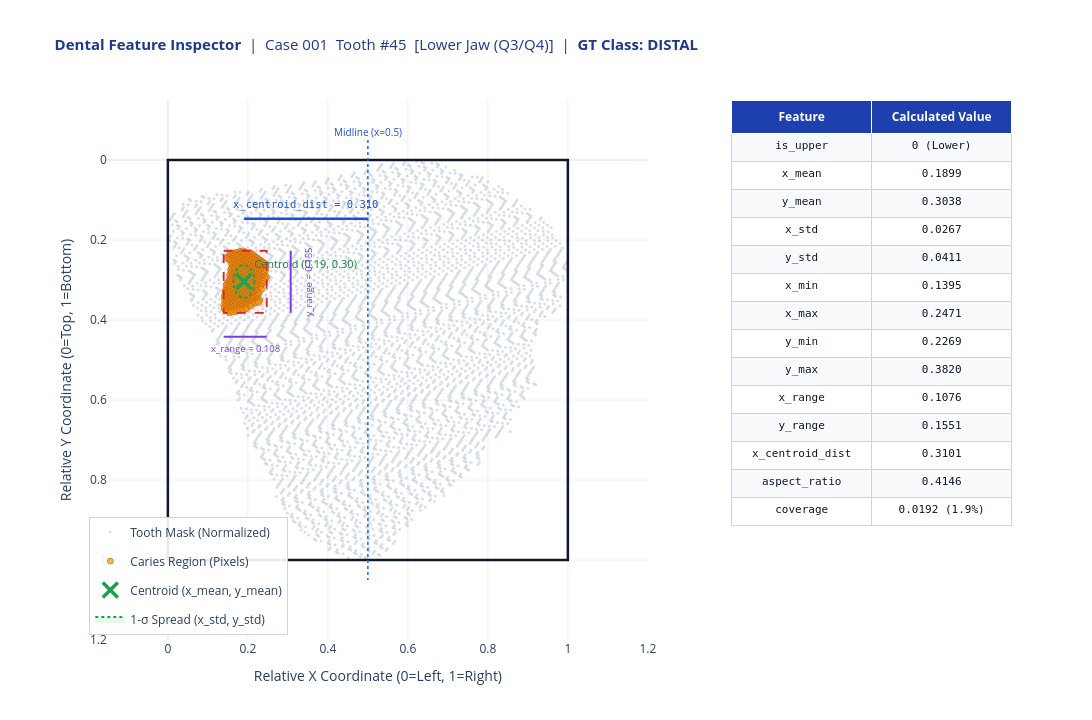

The notebook cell this image was saved under:
### Markdown cell above
# Interactive Feature Visualization (Plotly)
Interactive Jupyter visualization for debugging the feature extraction pipeline.  
Supports zoom, pan, hover, and point selection.  
Uses the same real segmentation data loaded by `visualize_feature_engineering_demo` above.

### Code cell
import plotly.graph_objects as go
from plotly.subplots import make_subplots

def visualize_feature_engineering_interactive(demo_case_id=1, demo_tooth_idx=0):
    """
    Interactive Plotly feature inspector for dental caries surface classification.
    Explicitly renders all 13 features with zoom, pan, hover, legend groups, and side table.
    """
    seg_data = _load_seg_case(demo_case_id)
    caries_data = _load_caries_case(demo_case_id)
    if seg_data is None or caries_data is None:
        print(f'[SKIP] Case {demo_case_id}: missing data.'); return

    caries_teeth = [
        t for t in caries_data.get('teeth_caries_data', [])
        if t.get('has_caries') and len(t.get('caries_coordinates', [])) > 0
    ]
    if not caries_teeth:
        print(f'[SKIP] Case {demo_case_id}: no caries teeth.'); return

    idx = min(demo_tooth_idx, len(caries_teeth) - 1)
    tooth_info = caries_teeth[idx]
    tooth_id = str(tooth_info['tooth_id'])
    caries_pts_raw = np.array(tooth_info['caries_coordinates'], dtype=np.float64)

    seg_map = build_seg_map(seg_data)
    tooth_pts_raw = np.array(seg_map.get(tooth_id, []), dtype=np.float64)
    if len(tooth_pts_raw) < 10:
        print(f'[SKIP] Tooth {tooth_id}: too few points.'); return

    gt_folder = GT_ROOT / f'case {demo_case_id}'
    gt_surface = 'N/A'
    if gt_folder.exists():
        gt_list = parse_case_ground_truth(gt_folder)
        gt_lookup = {str(g['tooth']): g['surface'] for g in gt_list}
        gt_surface = gt_lookup.get(tooth_id, 'N/A')

    caries_clean = remove_small_clusters(caries_pts_raw)
    center, angle, clamped = perform_pca(tooth_pts_raw, tooth_id)
    tooth_rot = rotate(tooth_pts_raw, center, angle)
    caries_rot = rotate(caries_clean, center, angle)

    bbox_x, bbox_y, w, h = get_bbox(tooth_rot)
    if w <= 0 or h <= 0: return

    tx_rel = np.clip((tooth_rot[:, 0] - bbox_x) / w, 0.0, 1.0)
    ty_rel = np.clip((tooth_rot[:, 1] - bbox_y) / h, 0.0, 1.0)
    x_rel = np.clip((caries_rot[:, 0] - bbox_x) / w, 0.0, 1.0)
    y_rel = np.clip((caries_rot[:, 1] - bbox_y) / h, 0.0, 1.0)

    f = {
        'is_upper':        1 if int(tooth_id[0]) in [1, 2] else 0,
        'x_mean':          float(np.mean(x_rel)),
        'y_mean':          float(np.mean(y_rel)),
        'x_std':           float(np.std(x_rel)),
        'y_std':           float(np.std(y_rel)),
        'x_min':           float(np.min(x_rel)),
        'x_max':           float(np.max(x_rel)),
        'y_min':           float(np.min(y_rel)),
        'y_max':           float(np.max(y_rel)),
        'x_range':         float(np.max(x_rel) - np.min(x_rel)),
        'y_range':         float(np.max(y_rel) - np.min(y_rel)),
        'x_centroid_dist': float(abs(np.mean(x_rel) - 0.5)),
        'aspect_ratio':    float(w / h),
        'coverage':        float(len(caries_clean) / (len(tooth_pts_raw) + 1e-6)),
    }

    jaw_str = 'Upper Jaw (Q1/Q2)' if f['is_upper'] == 1 else 'Lower Jaw (Q3/Q4)'
    fig = make_subplots(
        rows=1, cols=2, column_widths=[0.68, 0.32],
        specs=[[{'type': 'scatter'}, {'type': 'table'}]],
        horizontal_spacing=0.06,
    )

    st = max(1, len(tx_rel) // 4000)
    tx_sub, ty_sub = tx_rel[::st], ty_rel[::st]
    fig.add_trace(go.Scatter(
        x=tx_sub, y=ty_sub, mode='markers',
        marker=dict(size=3, color='rgba(148, 163, 184, 0.35)', line=dict(width=0)),
        name='Tooth Mask (Normalized)', legendgroup='Tooth',
        hovertemplate='Tooth Pixel<br>X: %{x:.4f}<br>Y: %{y:.4f}<br>Idx: %{text}<extra></extra>',
        text=[f'#{i*st}' for i in range(len(tx_sub))],
    ), row=1, col=1)

    fig.add_trace(go.Scatter(
        x=x_rel, y=y_rel, mode='markers',
        marker=dict(size=6, color='rgba(245, 158, 11, 0.75)', line=dict(width=0.6, color='rgba(180, 83, 9, 0.9)')),
        name='Caries Region (Pixels)', legendgroup='Caries',
        hovertemplate='Caries Pixel<br>X: %{x:.4f}<br>Y: %{y:.4f}<br>Idx: %{text}<extra></extra>',
        text=[f'#{i}' for i in range(len(x_rel))],
    ), row=1, col=1)

    fig.add_shape(type='rect', x0=0, y0=0, x1=1, y1=1, line=dict(color='#0f172a', width=2.5), row=1, col=1)
    fig.add_shape(type='rect', x0=f['x_min'], y0=f['y_min'], x1=f['x_max'], y1=f['y_max'],
                  line=dict(color='#dc2626', width=1.8, dash='dash'), fillcolor='rgba(239, 68, 68, 0.06)', row=1, col=1)

    fig.add_trace(go.Scatter(
        x=[f['x_mean']], y=[f['y_mean']], mode='markers+text',
        marker=dict(size=15, color='#16a34a', symbol='x-thin', line=dict(width=3.5, color='#16a34a')),
        name='Centroid (x_mean, y_mean)', legendgroup='Centroid',
        text=[f"Centroid ({f['x_mean']:.2f}, {f['y_mean']:.2f})"],
        textposition='top right', textfont=dict(size=11, color='#15803d'),
        hovertemplate=f"<b>CENTROID</b><br>x_mean: {f['x_mean']:.4f}<br>y_mean: {f['y_mean']:.4f}<extra></extra>",
    ), row=1, col=1)

    theta = np.linspace(0, 2 * np.pi, 80)
    ell_x = f['x_mean'] + f['x_std'] * np.cos(theta)
    ell_y = f['y_mean'] + f['y_std'] * np.sin(theta)
    fig.add_trace(go.Scatter(
        x=ell_x, y=ell_y, mode='lines',
        line=dict(color='#16a34a', width=2, dash='dot'), fill='toself', fillcolor='rgba(34, 197, 94, 0.12)',
        name='1-σ Spread (x_std, y_std)', legendgroup='Spread',
        hovertemplate=f"<b>1-STD DISPERSION</b><br>x_std: {f['x_std']:.4f}<br>y_std: {f['y_std']:.4f}<extra></extra>",
    ), row=1, col=1)

    fig.add_shape(type='line', x0=0.5, y0=-0.05, x1=0.5, y1=1.05, line=dict(color='#2563eb', width=1.5, dash='dot'), row=1, col=1)
    fig.add_annotation(x=0.5, y=-0.07, text='Midline (x=0.5)', showarrow=False, font=dict(size=10, color='#1d4ed8'), row=1, col=1)

    y_cd = max(f['y_min'] - 0.08, 0.03)
    fig.add_shape(type='line', x0=0.5, y0=y_cd, x1=f['x_mean'], y1=y_cd, line=dict(color='#1d4ed8', width=2.5), row=1, col=1)
    fig.add_annotation(x=(0.5 + f['x_mean']) / 2, y=y_cd - 0.035, text=f"x_centroid_dist = {f['x_centroid_dist']:.3f}",
                       showarrow=False, font=dict(size=10.5, color='#1d4ed8', family='monospace'), row=1, col=1)

    y_rng = min(f['y_max'] + 0.06, 1.06)
    fig.add_shape(type='line', x0=f['x_min'], y0=y_rng, x1=f['x_max'], y1=y_rng, line=dict(color='#7c3aed', width=2), row=1, col=1)
    fig.add_annotation(x=(f['x_min'] + f['x_max']) / 2, y=y_rng + 0.03, text=f"x_range = {f['x_range']:.3f}",
                       showarrow=False, font=dict(size=9.5, color='#7c3aed'), row=1, col=1)

    x_rng = min(f['x_max'] + 0.06, 1.06)
    fig.add_shape(type='line', x0=x_rng, y0=f['y_min'], x1=x_rng, y1=f['y_max'], line=dict(color='#7c3aed', width=2), row=1, col=1)
    fig.add_annotation(x=x_rng + 0.045, y=(f['y_min'] + f['y_max']) / 2, text=f"y_range = {f['y_range']:.3f}",
                       showarrow=False, font=dict(size=9.5, color='#7c3aed'), textangle=-90, row=1, col=1)

    feat_names = list(f.keys())
    feat_vals = [f"{f['is_upper']} ({'Upper' if f['is_upper'] else 'Lower'})" if k == 'is_upper' else f"{f[k]:.4f} ({f[k]*100:.1f}%)" if k == 'coverage' else f"{f[k]:.4f}" for k in feat_names]
    fig.add_trace(go.Table(
        header=dict(values=['<b>Feature</b>', '<b>Calculated Value</b>'], fill_color='#1e40af', font=dict(color='white', size=12), align='center', height=32),
        cells=dict(values=[feat_names, feat_vals], fill_color=[['#f8fafc' if i % 2 == 0 else 'white' for i in range(len(feat_names))]],
                   font=dict(size=11, family='Consolas, monospace', color='#0f172a'), align='center', height=28, line=dict(color='#cbd5e1', width=1)),
    ), row=1, col=2)

    fig.update_layout(
        title=dict(text=f'<b>Dental Feature Inspector</b>  |  Case {demo_case_id:03d}  Tooth #{tooth_id}  [{jaw_str}]  |  <b>GT Class: {gt_surface.upper()}</b>',
                   font=dict(size=15, color='#1e3a8a')),
        height=720, width=1280, template='plotly_white',
        legend=dict(x=0.01, y=0.01, bgcolor='rgba(255,255,255,0.9)', bordercolor='#cbd5e1', borderwidth=1), dragmode='zoom',
    )
    fig.update_xaxes(title_text='Relative X Coordinate (0=Left, 1=Right)', range=[-0.15, 1.20], constrain='domain', row=1, col=1)
    fig.update_yaxes(title_text='Relative Y Coordinate (0=Top, 1=Bottom)', range=[1.20, -0.15], constrain='domain', scaleanchor='x', scaleratio=1, row=1, col=1)
    fig.show()

visualize_feature_engineering_interactive(demo_case_id=1, demo_tooth_idx=0)

### Figure 1 — Plotly figure (JSON) as saved in the notebook; plotly's stock layout.template omitted (floating-point values rounded to 4 significant figures; data arrays with more than 128 entries replaced by an {"elided": "..."} marker saying what was removed)
{"data": [{"hovertemplate": "Tooth Pixel<br>X: %{x:.4f}<br>Y: %{y:.4f}<br>Idx: %{text}<extra></extra>", "legendgroup": "Tooth", "marker": {"color": "rgba(148, 163, 184, 0.35)", "line": {"width": 0}, "size": 3}, "mode": "markers", "name": "Tooth Mask (Normalized)", "text": {"elided": "4604 str values"}, "type": "scatter", "x": {"elided": "4604 float values"}, "xaxis": "x", "y": {"elided": "4604 float values"}, "yaxis": "y"}, {"hovertemplate": "Caries Pixel<br>X: %{x:.4f}<br>Y: %{y:.4f}<br>Idx: %{text}<extra></extra>", "legendgroup": "Caries", "marker": {"color": "rgba(245, 158, 11, 0.75)", "line": {"color": "rgba(180, 83, 9, 0.9)", "width": 0.6}, "size": 6}, "mode": "markers", "name": "Caries Region (Pixels)", "text": {"elided": "354 str values"}, "type": "scatter", "x": {"elided": "354 float values"}, "xaxis": "x", "y": {"elided": "354 float values"}, "yaxis": "y"}, {"hovertemplate": "<b>CENTROID</b><br>x_mean: 0.1899<br>y_mean: 0.3038<extra></extra>", "legendgroup": "Centroid", "marker": {"color": "#16a34a", "line": {"color": "#16a34a", "width": 3.5}, "size": 15, "symbol": "x-thin"}, "mode": "markers+text", "name": "Centroid (x_mean, y_mean)", "text": ["Centroid (0.19, 0.30)"], "textfont": {"color": "#15803d", "size": 11}, "textposition": "top right", "type": "scatter", "x": [0.1899], "xaxis": "x", "y": [0.3038], "yaxis": "y"}, {"fill": "toself", "fillcolor": "rgba(34, 197, 94, 0.12)", "hovertemplate": "<b>1-STD DISPERSION</b><br>x_std: 0.0267<br>y_std: 0.0411<extra></extra>", "legendgroup": "Spread", "line": {"color": "#16a34a", "dash": "dot", "width": 2}, "mode": "lines", "name": "1-σ Spread (x_std, y_std)", "type": "scatter", "x": [0.2166, 0.2166, 0.2163, 0.2159, 0.2153, 0.2146, 0.2137, 0.2126, 0.2114, 0.2101, 0.2086, 0.2071, 0.2054, 0.2036, 0.2017, 0.1998, 0.1978, 0.1957, 0.1937, 0.1915, 0.1894, 0.1873, 0.1852, 0.1831, 0.1811, 0.1791, 0.1772, 0.1754, 0.1737, 0.172, 0.1705, 0.1691, 0.1679, 0.1667, 0.1658, 0.1649, 0.1643, 0.1638, 0.1634, 0.1633, 0.1633, 0.1634, 0.1638, 0.1643, 0.1649, 0.1658, 0.1667, 0.1679, 0.1691, 0.1705, 0.172, 0.1737, 0.1754, 0.1772, 0.1791, 0.1811, 0.1831, 0.1852, 0.1873, 0.1894, 0.1915, 0.1937, 0.1957, 0.1978, 0.1998, 0.2017, 0.2036, 0.2054, 0.2071, 0.2086, 0.2101, 0.2114, 0.2126, 0.2137, 0.2146, 0.2153, 0.2159, 0.2163, 0.2166, 0.2166], "xaxis": "x", "y": [0.3038, 0.3071, 0.3103, 0.3135, 0.3167, 0.3197, 0.3227, 0.3255, 0.3282, 0.3308, 0.3332, 0.3354, 0.3374, 0.3391, 0.3407, 0.342, 0.3431, 0.3439, 0.3445, 0.3449, 0.3449, 0.3447, 0.3443, 0.3436, 0.3426, 0.3414, 0.34, 0.3383, 0.3364, 0.3343, 0.332, 0.3295, 0.3269, 0.3241, 0.3212, 0.3182, 0.3151, 0.3119, 0.3087, 0.3054, 0.3022, 0.2989, 0.2957, 0.2925, 0.2894, 0.2864, 0.2835, 0.2807, 0.2781, 0.2756, 0.2733, 0.2712, 0.2693, 0.2676, 0.2662, 0.265, 0.264, 0.2633, 0.2629, 0.2627, 0.2627, 0.2631, 0.2636, 0.2645, 0.2656, 0.2669, 0.2684, 0.2702, 0.2722, 0.2744, 0.2768, 0.2794, 0.2821, 0.2849, 0.2879, 0.2909, 0.2941, 0.2973, 0.3005, 0.3038], "yaxis": "y"}, {"cells": {"align": "center", "fill": {"color": [["#f8fafc", "white", "#f8fafc", "white", "#f8fafc", "white", "#f8fafc", "white", "#f8fafc", "white", "#f8fafc", "white", "#f8fafc", "white"]]}, "font": {"color": "#0f172a", "family": "Consolas, monospace", "size": 11}, "height": 28, "line": {"color": "#cbd5e1", "width": 1}, "values": [["is_upper", "x_mean", "y_mean", "x_std", "y_std", "x_min", "x_max", "y_min", "y_max", "x_range", "y_range", "x_centroid_dist", "aspect_ratio", "coverage"], ["0 (Lower)", "0.1899", "0.3038", "0.0267", "0.0411", "0.1395", "0.2471", "0.2269", "0.3820", "0.1076", "0.1551", "0.3101", "0.4146", "0.0192 (1.9%)"]]}, "domain": {"x": [0.6992, 1], "y": [0, 1]}, "header": {"align": "center", "fill": {"color": "#1e40af"}, "font": {"color": "white", "size": 12}, "height": 32, "values": ["<b>Feature</b>", "<b>Calculated Value</b>"]}, "type": "table"}], "layout": {"annotations": [{"font": {"color": "#1d4ed8", "size": 10}, "showarrow": false, "text": "Midline (x=0.5)", "x": 0.5, "xref": "x", "y": -0.07, "yref": "y"}, {"font": {"color": "#1d4ed8", "family": "monospace", "size": 10.5}, "showarrow": false, "text": "x_centroid_dist = 0.310", "x": 0.345, "xref": "x", "y": 0.1119, "yref": "y"}, {"font": {"color": "#7c3aed", "size": 9.5}, "showarrow": false, "text": "x_range = 0.108", "x": 0.1933, "xref": "x", "y": 0.472, "yref": "y"}, {"font": {"color": "#7c3aed", "size": 9.5}, "showarrow": false, "text": "y_range = 0.155", "textangle": -90, "x": 0.3521, "xref": "x", "y": 0.3044, "yref": "y"}], "dragmode": "zoom", "height": 720, "legend": {"bgcolor": "rgba(255,255,255,0.9)", "bordercolor": "#cbd5e1", "borderwidth": 1, "x": 0.01, "y": 0.01}, "shapes": [{"line": {"color": "#0f172a", "width": 2.5}, "type": "rect", "x0": 0, "x1": 1, "xref": "x", "y0": 0, "y1": 1, "yref": "y"}, {"fillcolor": "rgba(239, 68, 68, 0.06)", "line": {"color": "#dc2626", "dash": "dash", "width": 1.8}, "type": "rect", "x0": 0.1395, "x1": 0.2471, "xref": "x", "y0": 0.2269, "y1": 0.382, "yref": "y"}, {"line": {"color": "#2563eb", "dash": "dot", "width": 1.5}, "type": "line", "x0": 0.5, "x1": 0.5, "xref": "x", "y0": -0.05, "y1": 1.05, "yref": "y"}, {"line": {"color": "#1d4ed8", "width": 2.5}, "type": "line", "x0": 0.5, "x1": 0.1899, "xref": "x", "y0": 0.1469, "y1": 0.1469, "yref": "y"}, {"line": {"color": "#7c3aed", "width": 2}, "type": "line", "x0": 0.1395, "x1": 0.2471, "xref": "x", "y0": 0.442, "y1": 0.442, "yref": "y"}, {"line": {"color": "#7c3aed", "width": 2}, "type": "line", "x0": 0.3071, "x1": 0.3071, "xref": "x", "y0": 0.2269, "y1": 0.382, "yref": "y"}], "title": {"font": {"color": "#1e3a8a", "size": 15}, "text": "<b>Dental Feature Inspector</b>  |  Case 001  Tooth #45  [Lower Jaw (Q3/Q4)]  |  <b>GT Class: DISTAL</b>"}, "width": 1280, "xaxis": {"anchor": "y", "constrain": "domain", "domain": [0, 0.6392], "range": [-0.15, 1.2], "title": {"text": "Relative X Coordinate (0=Left, 1=Right)"}}, "yaxis": {"anchor": "x", "constrain": "domain", "domain": [0, 1], "range": [1.2, -0.15], "scaleanchor": "x", "scaleratio": 1, "title": {"text": "Relative Y Coordinate (0=Top, 1=Bottom)"}}}}
